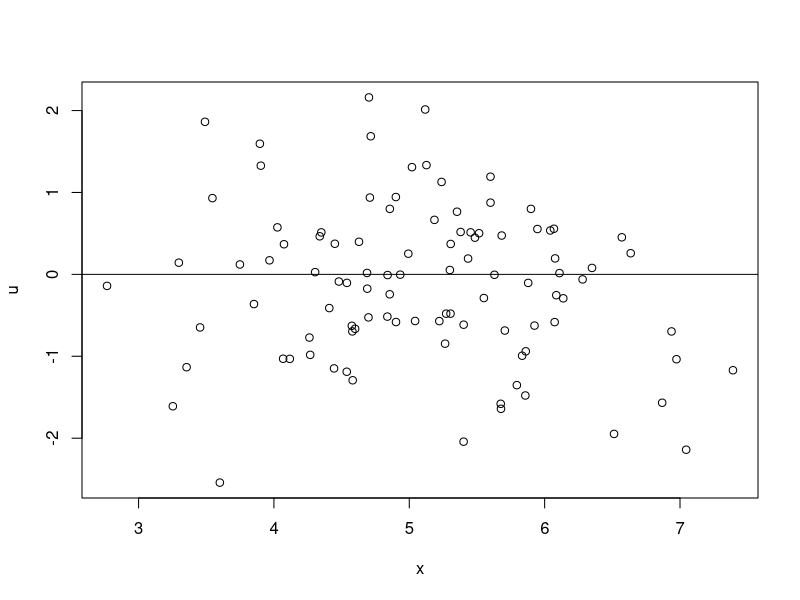
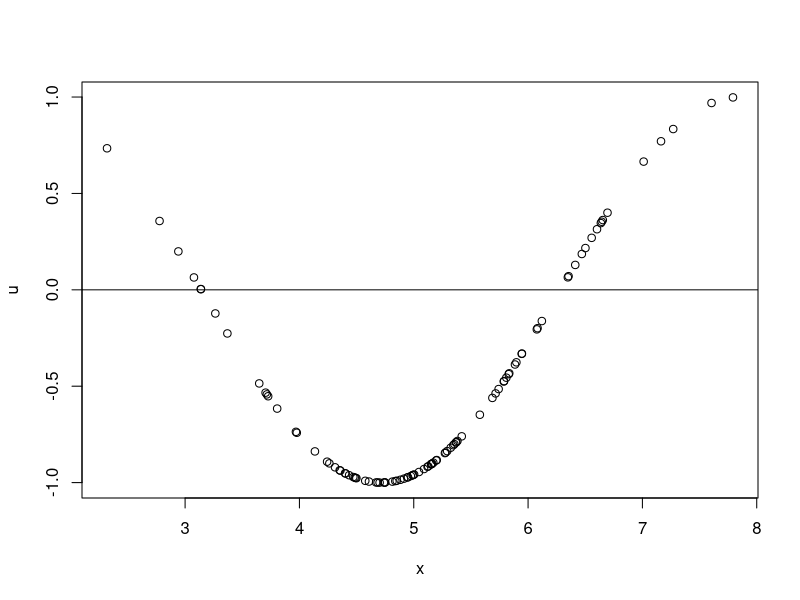
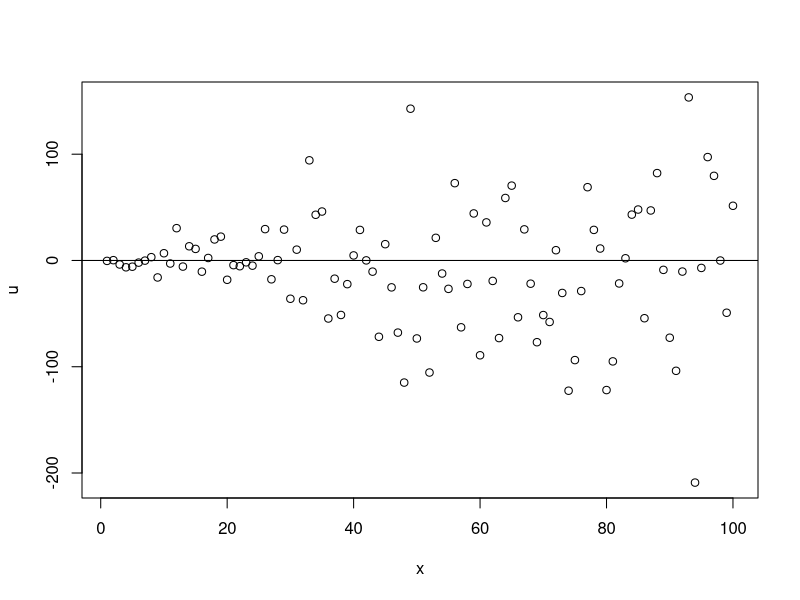

Here is the R script that generated these plots, in order:
## ---- chunk 1
x<-rnorm(100,5)
u<-rnorm(100)
plot(x,u )
abline(h=0)

## ---- chunk 2
#| fig-cap: "error yang punya pola terhadap X"
#| fig-height: 7
#| fig-width: 8
x<-rnorm(100,5)
u<- sin(x)
plot(x,u)
abline(h=0)
## ---- chunk 3
#| fig-cap: "error yang heteroskedastik"
#| fig-height: 7
#| fig-width: 8
x<-1:100
u<- rnorm(100,0,x)
plot(x,u)
abline(h=0)
